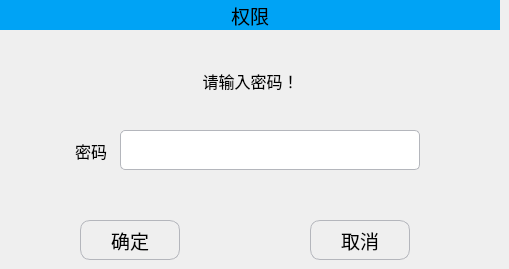
       <widget class="QWidget" name="page_4">
        <widget class="QLabel" name="label_12">
         <property name="geometry">
          <rect>
           <x>0</x>
           <y>0</y>
           <width>500</width>
           <height>30</height>
          </rect>
         </property>
         <property name="minimumSize">
          <size>
           <width>500</width>
           <height>30</height>
          </size>
         </property>
         <property name="maximumSize">
          <size>
           <width>500</width>
           <height>30</height>
          </size>
         </property>
         <property name="font">
          <font>
           <pointsize>14</pointsize>
          </font>
         </property>
         <property name="styleSheet">
          <string notr="true">QLabel{background-color:rgb(00,163,245);}</string>
         </property>
         <property name="text">
          <string>权限</string>
         </property>
         <property name="alignment">
          <set>Qt::AlignCenter</set>
         </property>
        </widget>
        <widget class="QPushButton" name="Btn_absValParaCancel">
         <property name="geometry">
          <rect>
           <x>310</x>
           <y>220</y>
           <width>100</width>
           <height>40</height>
          </rect>
         </property>
         <property name="minimumSize">
          <size>
           <width>100</width>
           <height>40</height>
          </size>
         </property>
         <property name="maximumSize">
          <size>
           <width>100</width>
           <height>40</height>
          </size>
         </property>
         <property name="font">
          <font>
           <pointsize>14</pointsize>
          </font>
         </property>
         <property name="styleSheet">
          <string notr="true">QPushButton
{
    border-style:solid; /*边框风格*/
    border-width:1px;/*边框宽度*/
    border-color:#B4B6BC; /*边框颜色*/
    border-radius:10px; /*边框倒角*/
}
QPushButton:pressed
{
    border-style:outset; /*边框风格*/
    background-color:qlineargradient(x1: 0, y1: 0, x2: 0, y2: 1, stop:0 #00befa, stop: 1 #0160ea);/*背景色*/
    border-width:1px;/*边框宽度*/
    border-color:#0055ff; /*边框颜色*/
    border-radius:10px; /*边框倒角*/
}</string>
         </property>
         <property name="text">
          <string>取消</string>
         </property>
         <property name="icon">
          <iconset resource="resource.qrc">
           <normaloff>:/main_images/cancel.png</normaloff>:/main_images/cancel.png</iconset>
         </property>
         <property name="iconSize">
          <size>
           <width>30</width>
           <height>30</height>
          </size>
         </property>
        </widget>
        <widget class="QPushButton" name="Btn_absValParaOk">
         <property name="geometry">
          <rect>
           <x>80</x>
           <y>220</y>
           <width>100</width>
           <height>40</height>
          </rect>
         </property>
         <property name="minimumSize">
          <size>
           <width>100</width>
           <height>40</height>
          </size>
         </property>
         <property name="maximumSize">
          <size>
           <width>100</width>
           <height>40</height>
          </size>
         </property>
         <property name="font">
          <font>
           <pointsize>14</pointsize>
          </font>
         </property>
         <property name="styleSheet">
          <string notr="true">QPushButton
{
    border-style:solid; /*边框风格*/
    border-width:1px;/*边框宽度*/
    border-color:#B4B6BC; /*边框颜色*/
    border-radius:10px; /*边框倒角*/
}
QPushButton:pressed
{
    border-style:outset; /*边框风格*/
    background-color:qlineargradient(x1: 0, y1: 0, x2: 0, y2: 1, stop:0 #00befa, stop: 1 #0160ea);/*背景色*/
    border-width:1px;/*边框宽度*/
    border-color:#0055ff; /*边框颜色*/
    border-radius:10px; /*边框倒角*/
}</string>
         </property>
         <property name="text">
          <string>确定</string>
         </property>
         <property name="icon">
          <iconset resource="resource.qrc">
           <normaloff>:/main_images/ok.png</normaloff>:/main_images/ok.png</iconset>
         </property>
         <property name="iconSize">
          <size>
           <width>40</width>
           <height>40</height>
          </size>
         </property>
        </widget>
        <widget class="QLineEdit" name="Edit_absValParacode">
         <property name="geometry">
          <rect>
           <x>120</x>
           <y>130</y>
           <width>300</width>
           <height>40</height>
          </rect>
         </property>
         <property name="minimumSize">
          <size>
           <width>300</width>
           <height>40</height>
          </size>
         </property>
         <property name="maximumSize">
          <size>
           <width>16777215</width>
           <height>40</height>
          </size>
         </property>
         <property name="styleSheet">
          <string notr="true">border-style:solid; /*边框风格*/
border-width:1px;/*边框宽度*/
border-color:#B4B6BC; /*边框颜色*/
border-radius:5px; /*边框倒角*/</string>
         </property>
         <property name="echoMode">
          <enum>QLineEdit::Password</enum>
         </property>
        </widget>
        <widget class="QLabel" name="label_13">
         <property name="geometry">
          <rect>
           <x>40</x>
           <y>130</y>
           <width>67</width>
           <height>41</height>
          </rect>
         </property>
         <property name="font">
          <font>
           <pointsize>12</pointsize>
          </font>
         </property>
         <property name="text">
          <string>密码</string>
         </property>
         <property name="alignment">
          <set>Qt::AlignRight|Qt::AlignTrailing|Qt::AlignVCenter</set>
         </property>
        </widget>
        <widget class="QLabel" name="label_14">
         <property name="geometry">
          <rect>
           <x>160</x>
           <y>60</y>
           <width>181</width>
           <height>41</height>
          </rect>
         </property>
         <property name="font">
          <font>
           <pointsize>12</pointsize>
          </font>
         </property>
         <property name="text">
          <string>请输入密码！</string>
         </property>
         <property name="alignment">
          <set>Qt::AlignCenter</set>
         </property>
        </widget>
       </widget>
